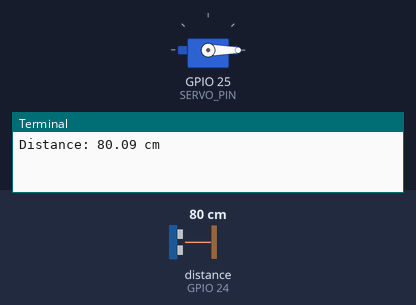
Recording of a program running on a simulated Raspberry Pi (BCM pin numbers). Shown: servo, the last lines printed to the terminal. Inputs (shaded band) come from the test bench; at power-on: distance to the obstacle (sensor on GPIO 24) 80 cm. The echo pulse lasts 58.3 µs per cm; servo angles are drawn from the pulse width (0.5 ms = 0°, 2.5 ms = 180°); the clock reads 2024-03-15 10:24:30 at power-on unless the program sets it.

Above: at 1.2 s.
1.3 s: distance to the obstacle (sensor on GPIO 24) set to 21 cm
3.4 s: distance to the obstacle (sensor on GPIO 24) set to 18 cm
At 5.7 s:
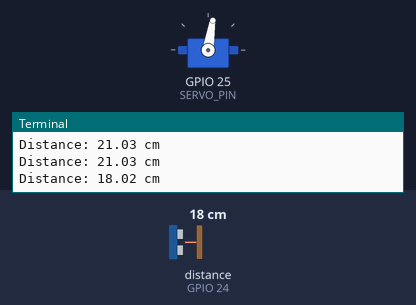
6.0 s: distance to the obstacle (sensor on GPIO 24) set to 35 cm
At 7.0 s:
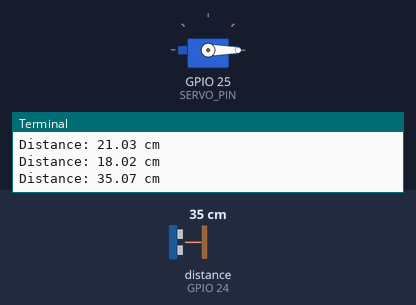
8.1 s: distance to the obstacle (sensor on GPIO 24) set to 2 cm
At 9.5 s:
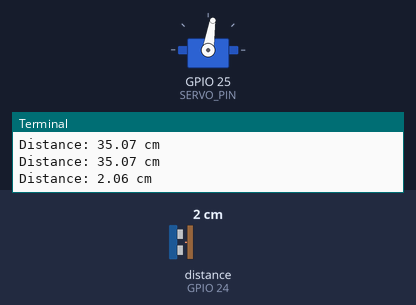
Timing chart, 0 to 11.1 s (numbered marks = the images above; inputs shaded):
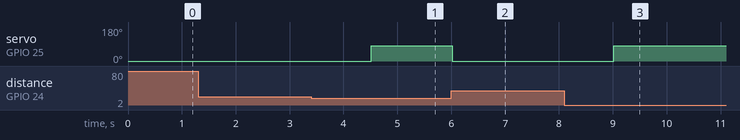

Measured:
- the behaviour switches between 20 and 19 cm on distance to the obstacle (sensor on GPIO 24) (found by bisection; images 0 and 1)
- after the input at 3.4 s, servo on GPIO 25 (SERVO_PIN): 0° → 81° after 1.1 s
- after the input at 6.0 s, servo on GPIO 25 (SERVO_PIN): 81° → 0° at once
- after the input at 8.1 s, servo on GPIO 25 (SERVO_PIN): 0° → 81° after 0.92 s

The program:

hcsr04_servo_demo.py
```python
import RPi.GPIO as GPIO
import time

GPIO.setmode(GPIO.BCM)
GPIO.setwarnings(False)

TRIG = 23
ECHO = 24
SERVO_PIN = 25

GPIO.setup(TRIG, GPIO.OUT)
GPIO.setup(ECHO, GPIO.IN)

GPIO.setup(SERVO_PIN, GPIO.OUT)
servo = GPIO.PWM(SERVO_PIN, 50)
servo.start(0)

def get_distance():

    GPIO.output(TRIG, True)
    time.sleep(0.00001)
    GPIO.output(TRIG, False)

    while GPIO.input(ECHO) == 0:
        start_time = time.time()
    while GPIO.input(ECHO) == 1:
        end_time = time.time()

    duration = end_time - start_time
    distance = (duration * 34300) / 2

    return distance

def move_servo(angle):
    duty_cycle = 2 + (angle / 18)
    servo.ChangeDutyCycle(duty_cycle)
    time.sleep(0.5)
    servo.ChangeDutyCycle(0)

try:
    while True:
        distance = get_distance()
        print(f"Distance: {distance:.2f} cm")
        if distance < 20:
            move_servo(90)
        else:
            move_servo(0)
        time.sleep(1)

except KeyboardInterrupt:
    print("Program stopped")

finally:
    servo.stop()
    GPIO.cleanup()
```
